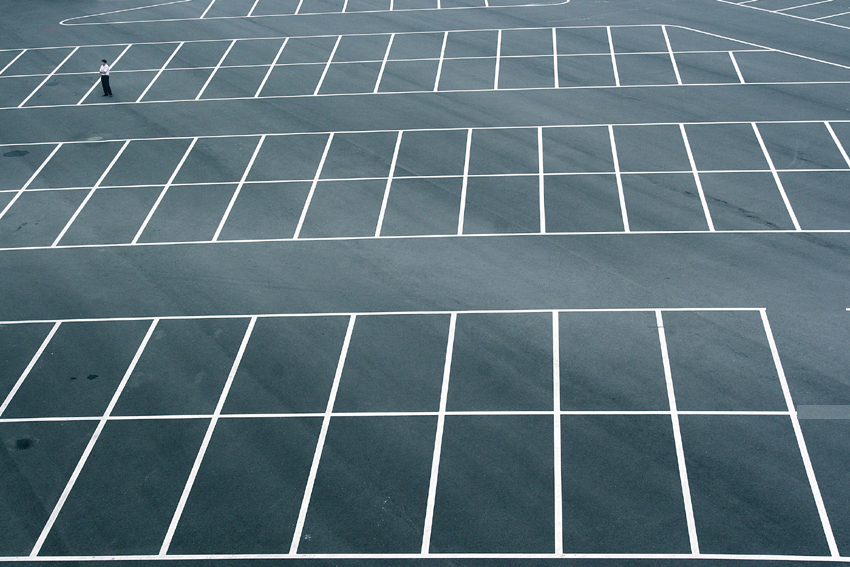
#> input picture DrGriffinWork/empty_example.jpg, 850 x 567 px
$ python find_books.py   (Python 2 division)
#> lines starting #> are read from the running program, lines starting #| are printed output that depends on the picture; after the words box and inside, x2 and y2 are one past the last pixel; in counts of white or black regions, pixels touching at a corner belong together
# import the necessary packages
import numpy as np
import cv2

# load the image, convert it to grayscale, and blur it
image = cv2.imread("empty_example.jpg")
#> image is the input picture: shape (567, 850, 3); mean B, G, R 121.7, 113.3, 93.3
gray = cv2.cvtColor(image, cv2.COLOR_BGR2GRAY)
gray = cv2.GaussianBlur(gray, (3, 3), 0)
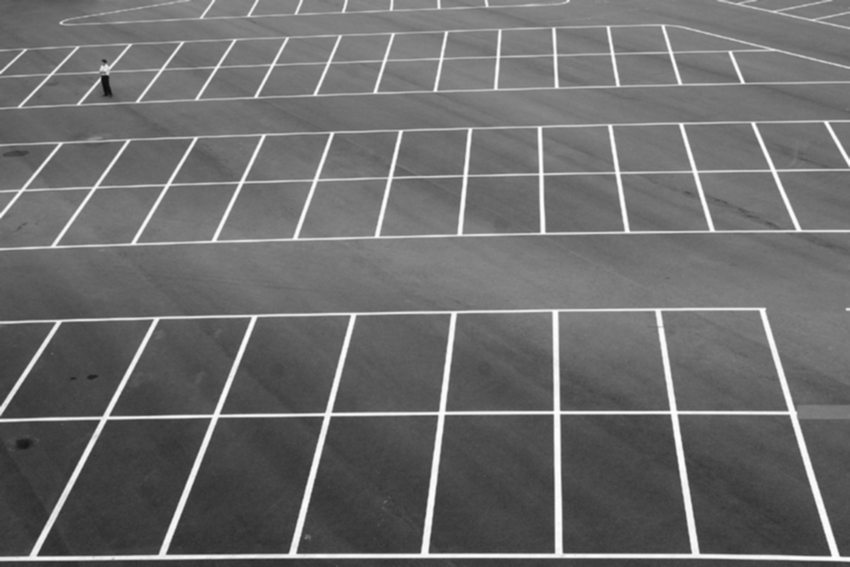
#> gray: shape (567, 850); min 13, max 254, mean 108.3
cv2.imshow("Gray", gray)
cv2.imwrite('gray.jpg',gray)
#cv2.waitKey(0)

# detect edges in the image
edged = cv2.Canny(gray, 10, 250)
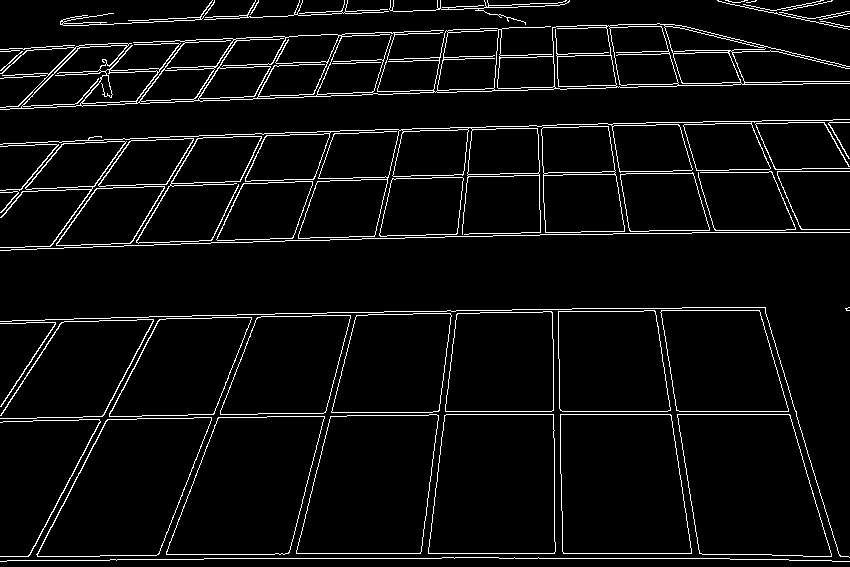
#> edged: shape (567, 850); 5.1% white in thin lines or dots
cv2.imshow("Edged", edged)
cv2.imwrite('edged.jpg',edged)
#cv2.waitKey(0)

# construct and apply a closing kernel to 'close' gaps between 'white'
# pixels
kernel = cv2.getStructuringElement(cv2.MORPH_RECT, (7, 7))
closed = cv2.morphologyEx(edged, cv2.MORPH_CLOSE, kernel)
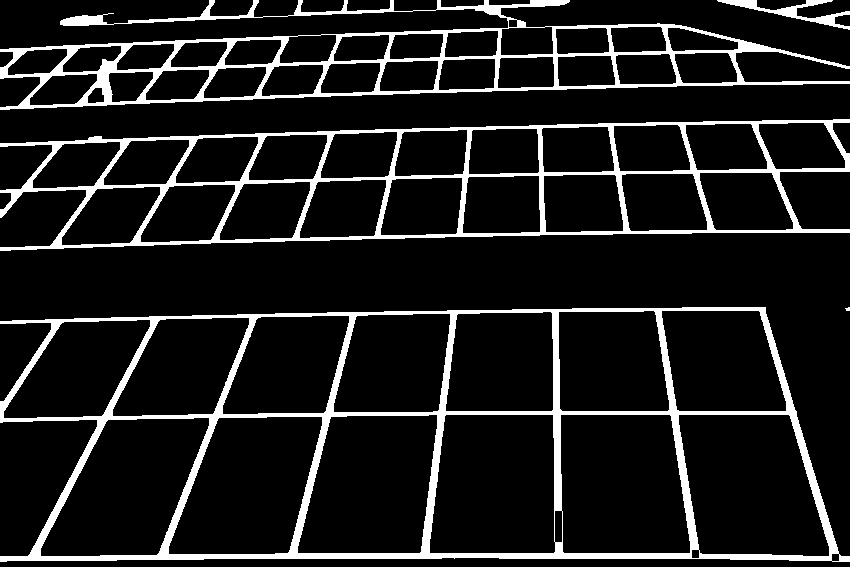
#> closed: shape (567, 850); 11.2% white; 5 white regions (1 under 20 px)
cv2.imshow("Closed", closed)
cv2.imwrite('closed.jpg',closed)
#cv2.waitKey(0)

# find contours (i.e. the 'outlines') in the image and initialize the
# total number of books found
(cnts, _) = cv2.findContours(closed.copy(), cv2.RETR_EXTERNAL, cv2.CHAIN_APPROX_SIMPLE)
#> cnts = 5 contours, 1 with area under 20; largest, box (x1, y1, x2, y2) and area: (0, 307, 850, 562) 186689, (0, 119, 850, 251) 83310, (0, 0, 850, 110) 46390, (717, 0, 850, 30) 777
total = 0

# loop over the contours
for c in cnts:
# approximate the contour
    peri = cv2.arcLength(c, True)
    approx = cv2.approxPolyDP(c, 0.02 * peri, True)

    # if the approximated contour has four points, then assume that the
    # contour is a book -- a book is a rectangle and thus has four vertices
    if len(approx) == 4:
        cv2.drawContours(image, [approx], -1, (0, 255, 0), 4)
        total += 1
#> this loop made 5 passes
#> (peri, approx, total) on pass 5: (3427.9, [[0, 49], [849, 83], [500, 14], [569, 0]], 1)
#> peri on passes 1 to 4: 12.83, 2388.8, 2385.5, 420.5
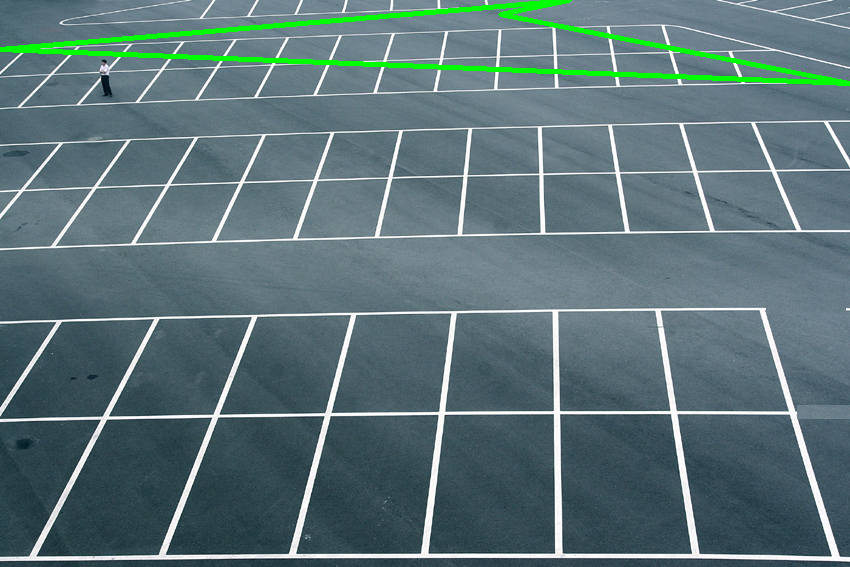
#> image: shape (567, 850, 3); 1.83% of pixels changed, all inside (x1, y1, x2, y2) = (0, 0, 850, 86)
#> after the loop, total = 1

print approx
#| [[[  0  49]]
#|  [[849  83]]
#|  [[500  14]]
#|  [[569   0]]]

# display the output
print "I found {0} books in that image".format(total)
#| I found 1 books in that image
cv2.imshow("Output", image)
cv2.waitKey(0)

$ run again, with DrGriffinWork/cut_off_picture.jpg copied over DrGriffinWork/empty_example.jpg
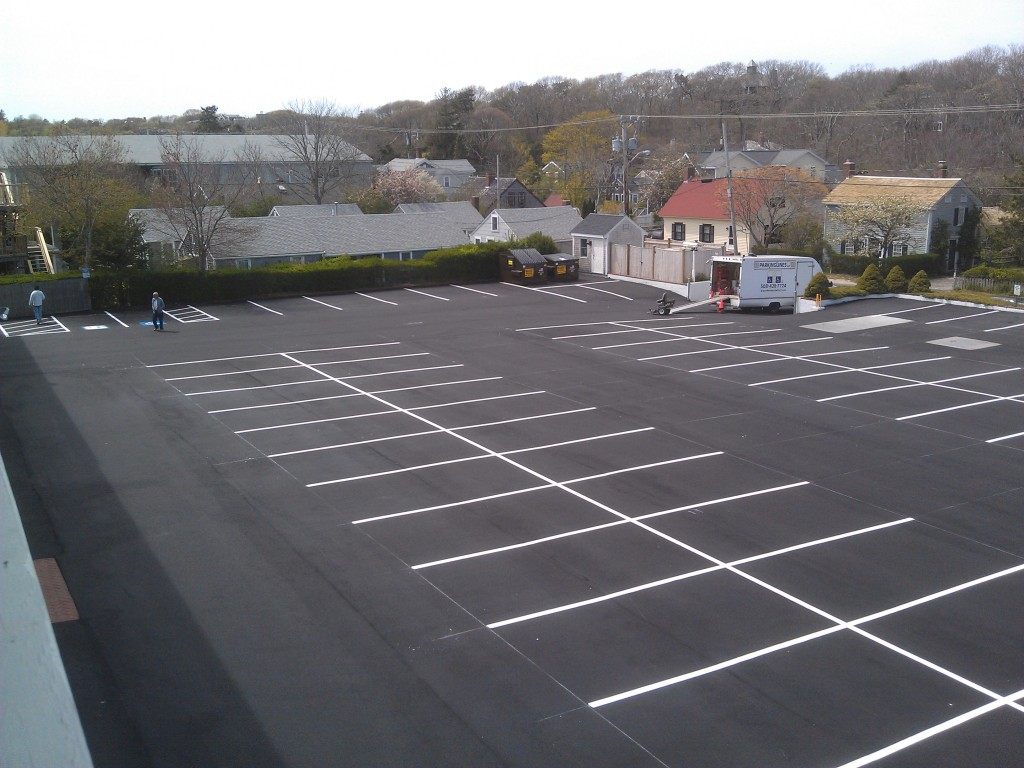
#> input picture DrGriffinWork/cut_off_picture.jpg, 1024 x 768 px
#> image is the input picture: shape (768, 1024, 3); mean B, G, R 116, 113, 114.1
#> `edged = cv2.Canny(gray, 10, 250)`:
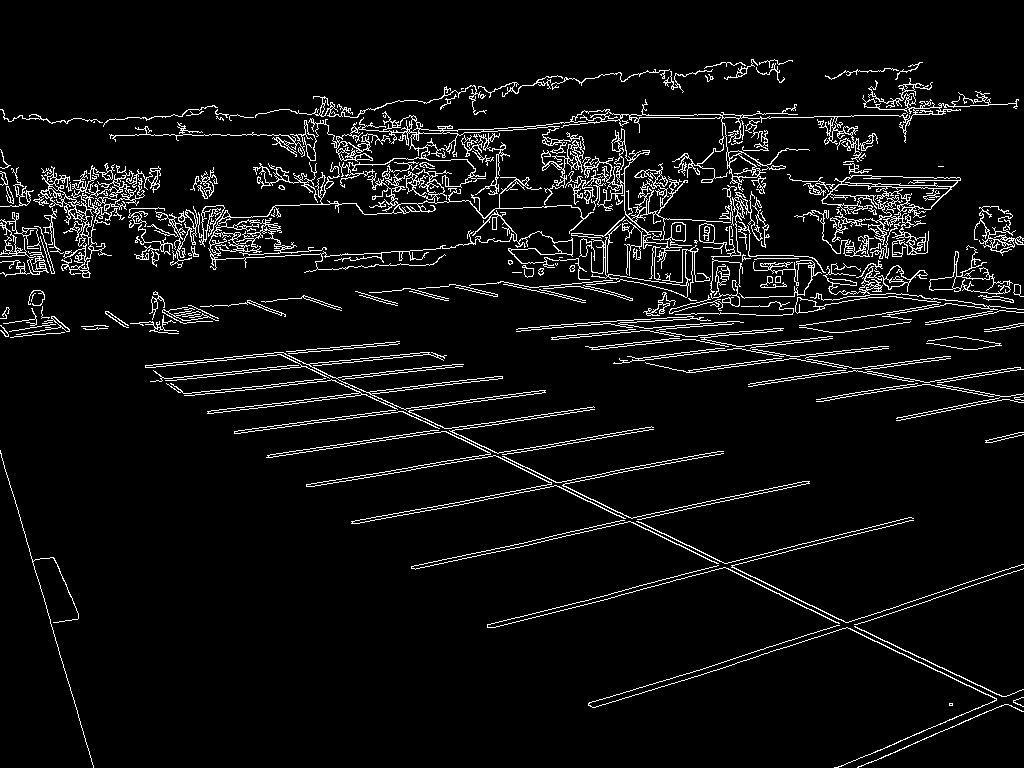
#> edged: shape (768, 1024); 5.9% white in thin lines or dots
#> closed: shape (768, 1024); 14.4% white; 12 white regions (2 under 20 px)
#> cnts = 12 contours, 2 with area under 20; largest, box (x1, y1, x2, y2) and area: (0, 59, 1024, 421) 146588, (145, 341, 1024, 768) 21726, (0, 450, 94, 768) 1698, (105, 291, 342, 334) 1606, (0, 290, 70, 338) 1360
#> the loop `for c in cnts:` made 12 passes
#> (peri, approx) on passes 1, 3, 4, 5, 6, 7, 11: (10, [[949, 703], [949, 705], [952, 705], [952, 703]]), (87.21, [[1023, 432], [985, 440], [985, 442], [1023, 435]]), (8798.7, [[145, 365], [1023, 711]]), (161.9, [[926, 343], [963, 349], [1001, 345], [958, 336]]), (58.49, [[81, 326], [85, 329], [107, 328], [108, 326]]), (86.97, [[1023, 323], [984, 329], [984, 331], [1023, 325]]), (10, [[938, 166], [943, 166]])
#> after the loop `for c in cnts:`:
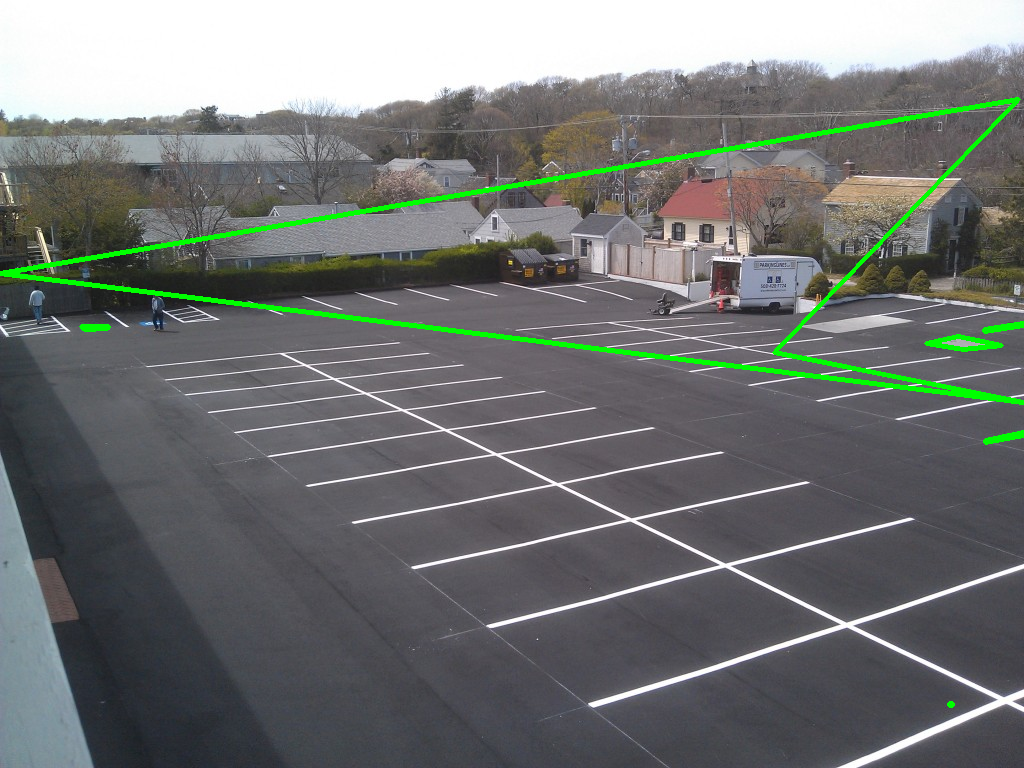
#> image: shape (768, 1024, 3); 1.81% of pixels changed, all inside (x1, y1, x2, y2) = (0, 97, 1024, 708)
#> after the loop `for c in cnts:`: total = 6
#| [[[1018   99]]
#|  [[   0  273]]
#|  [[1023  402]]
#|  [[ 774  352]]]
#| I found 6 books in that image
